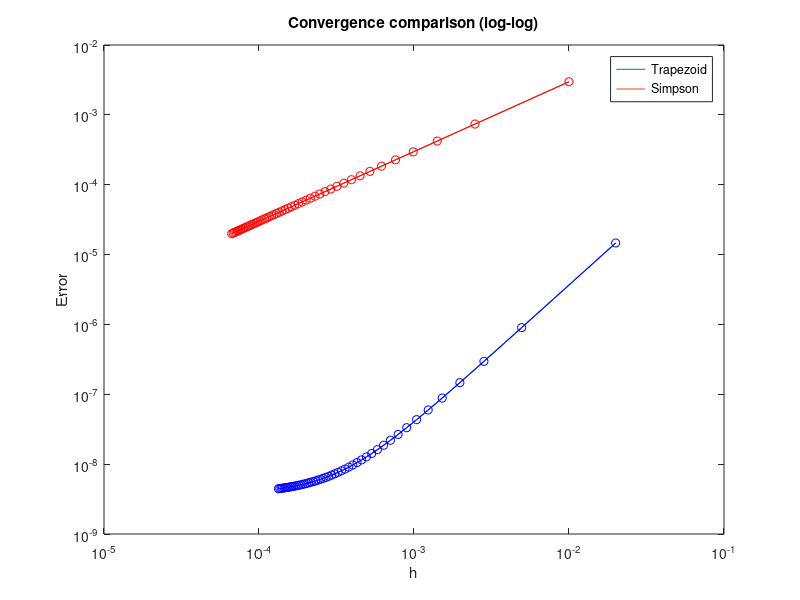

This chart was generated by the following MATLAB code: (Note: this script raises an error after producing the figure.)
%% Assignment 6
% Integration

% Name        : Mohamed Mafaz
% Roll Number : AM25M009
% Department  : Applied Mechanics

clc;
clear;
close all;

answer = 0.74306944;

% f =@(x) exp(-x^2);
f =@(x) 1 / ((1+x^3)^0.5);

a = 1;
b = 3;

%% Single Step

% Trapezoid
h = (b-a);
trap_integral = h/2 * (f(a) + f(b));
fprintf("Trapezoid Single step: %f\n", trap_integral)
fprintf("Trapezoid Single step ERROR: %f\n\n", abs(trap_integral-answer))

% Simpsion's 1/3rd
h = (b-a)/2;
simp_1_3_integral = (b-a)/6 * (f(a) + 4*f(a+h) + f(b));
fprintf("Simpsion's 1/3rd Single step: %f\n", simp_1_3_integral)
fprintf("Simpsion's 1/3rd Single step ERROR: %f\n", abs(simp_1_3_integral-answer))

% Simpsion's 3/8rd
h = (b-a)/3;
simp_3_8_integral = (3*h/8) * (f(a) + 3*f(a+h) + 3*f(a+2*h) + f(b));
fprintf("Simpsion's 3/8th Single step: %f\n", simp_3_8_integral)
fprintf("Simpsion's 3/8th Single step ERROR: %f\n", abs(simp_3_8_integral-answer))

%% Multiple Steps

% Trapezoid
trap_mul_hs = [];
trap_mul_errors = [];
M = linspace(100, 15000, 50);

for m = 1:length(M)
    n = round(M(m)); % number of subintervals
    h = (b - a) / n;
    trap_mul_hs(end+1) = h;
    
    x_vals = linspace(a, b, n + 1);
    
    % Sum interior points only once multiplied by 2
    sum_interior = 0;
    for i = 2:n
        sum_interior = sum_interior + f(x_vals(i));
    end
    
    trap_mul = (h/2) * (f(a) + 2 * sum_interior + f(b));
    trap_mul_errors(end+1) = abs(answer - trap_mul);
end


figure()
plot(trap_mul_hs, trap_mul_errors)
xlabel('h');
ylabel('abs error');
title("Trapezoid Multi-Step optimal h value")
fprintf("\n\nTrapezoid Multi step: %f\n", trap_mul)
fprintf("Trapezoid Multi step ERROR: %f\n", abs(trap_mul - answer))
[~, idx_min] = min(trap_mul_errors);
opt_h = trap_mul_hs(idx_min);
fprintf("Trapezoid Optimal h: %f\n\n", opt_h)
hold on

% Simpsion's 1/3rd

simp_1_3_mul_hs = [];
simp_1_3_mul_errors = [];
% M = linspace(100, 1500, 10);



for m = 1:length(M)
    n = 2 * round(M(m)); % must be even

    h = (b - a) / n;
    simp_1_3_mul_hs(end+1) = h;
    
    x_vals = linspace(a, b, n + 1);
    
    sum_odd = 0;  % odd 
    sum_even = 0; % even
    
    for i = 2:n
        if mod(i, 2) == 1 % odd index
            sum_odd = sum_odd + f(x_vals(i));
        else
            sum_even = sum_even + f(x_vals(i));
        end
    end
    
    simp_1_3_integral = (h/3) * (f(a) + 4 * sum_odd + 2 * sum_even + f(b));
    simp_1_3_mul_errors(end+1) = abs(answer - simp_1_3_integral);
end

fprintf("Simpsion's 1/3rd Multi step: %f\n", simp_1_3_integral)
fprintf("Simpsion's 1/3rd Multi ERROR: %f\n", abs(simp_1_3_integral-answer))
[~, idx_min] = min(simp_1_3_mul_errors);
opt_h = simp_1_3_mul_hs(idx_min);
fprintf("Simpsion's 1/3rd Multi Optimal h: %f\n\n", opt_h)

% figure()
plot(simp_1_3_mul_hs, simp_1_3_mul_errors)
xlabel('h');
ylabel('abs error');
title("Simpsion's 1/3rd Multi-Step optimal h value")
legend("Trap", "SImposon")


% PLotting
loglog(trap_mul_hs, trap_mul_errors, 'b-o')
hold on
loglog(simp_1_3_mul_hs, simp_1_3_mul_errors, 'r-o')
xlabel('h')
ylabel('Error')
legend('Trapezoid', 'Simpson')
title('Convergence comparison (log-log)')


%% Gauss Legendre
f_gl =@(x) 1 / sqrt(1+((x+2)^3));

% 2 point
x_2_1 = -1/sqrt(3);
x_2_2 = 1/sqrt(3);

w_2_1 = 1;
w_2_2 = 1;

gl_2 = (w_2_1 * f_gl(x_2_1)) + (w_2_2 * f_gl(x_2_2));
fprintf("Gauss Legendre 2 point: %f\n", gl_2)
fprintf("Gauss Legendre 2 point ERROR: %f\n\n", abs(gl_2-answer))

% 3 point
x_3_1 = -sqrt(3/5);
x_3_2 = 0;
x_3_3 = sqrt(3/5);

w_3_1 = 5/9;
w_3_2 = 8/9;
w_3_3 = 5/9;

gl_3 = (w_3_1 * f_gl(x_3_1)) + (w_3_2 * f_gl(x_3_2)) + (w_3_3 * f_gl(x_3_3));
fprintf("Gauss Legendre 3 point: %f\n", gl_3)
fprintf("Gauss Legendre 3 point ERROR: %f\n\n", abs(gl_3-answer))

%% BONUS Adaptive Simpson

% Adaptive Quadrature using Simpson's 1/3 Multi step method
tol = 1e-5;

function [simp_1_3_integral, h] = Simposon1_3 (f, a, b)
    M = 200;
    n = 2 * M; % n = 2M
    k_val = linspace(a, b, n/2);
    h = (b-a)/M;
    sum = 0;

    for k = 1:n/2
        if mod(k, 2) == 0
            sum = sum + (2 * f(k_val(k)));
        else
            sum = sum + (4 * f(k_val(k)));
        end
    end

    simp_1_3_integral = (h/3) * (f(a) + sum + f(b));
end

global operations hs
operations = 0;
hs = [];

function I = AdaptiveSimpson(f, a, b, tol)
    global operations hs

    operations = operations + 1;
    c = (a+b)/2;
    [S1, ~] = Simposon1_3(f, a, c);
    [S2, ~] = Simposon1_3(f, c, b);

    [I1, h] = Simposon1_3(f, a, b);
    I2 = S1 + S2;

    hs(end+1) = h;

    if abs(I1 - I2) < 15 * tol
        I = I2 + (I2 - I1)/15;

    else
        I = AdaptiveSimpson(f, a, c, tol/2) + ...
            AdaptiveSimpson(f, c, b, tol/2);
    end
end

A_Simposn = AdaptiveSimpson(f, a, b, tol);
fprintf("Adaptive Quadrature using Simpson: %f, number of operations: %d\n\n", A_Simposn, operations)
fprintf("h that were changed in adaptive simpson:\n")
disp(table(hs', 'VariableNames', {'h'}))